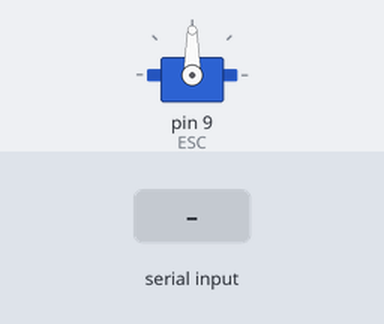
Recording of a sketch running on a simulated Arduino Uno, built with avr-gcc and run on an emulated ATmega328P. Parts: servo. Inputs (shaded band) come from the test bench. What the sketch prints to the serial monitor is not drawn.

Above: at 1.2 s.
1.3 s: "90,45\n" received over Serial
At 1.8 s:
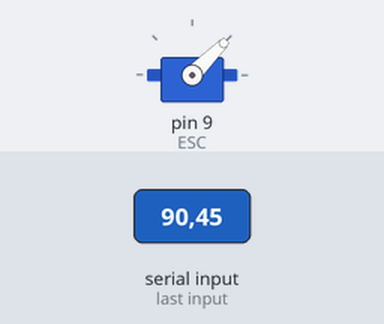
2.8 s: "30,150\n" received over Serial
At 4.0 s:
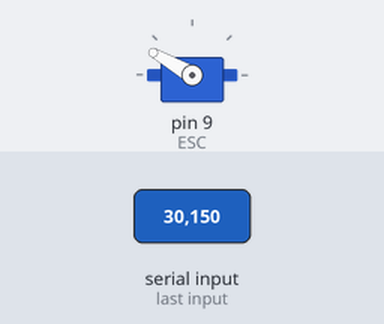
4.3 s: "5\n" received over Serial
At 5.3 s:
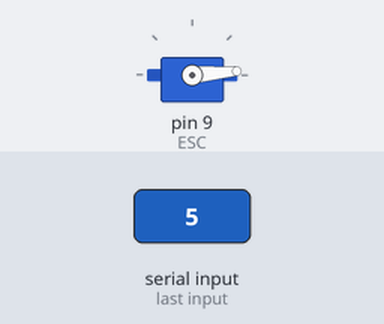
5.8 s: "200\n" received over Serial
At 6.4 s:
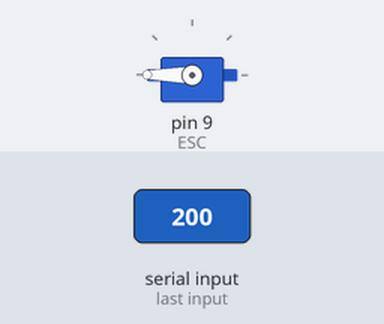
7.3 s: "90\n" received over Serial
At 8.8 s:
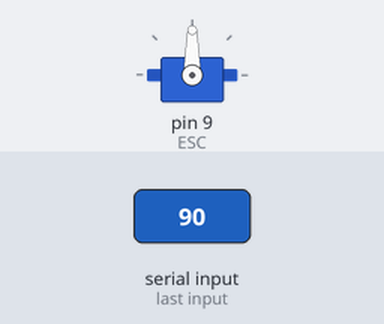
Timing chart, 0 to 9.8 s (numbered marks = the images above; inputs shaded):
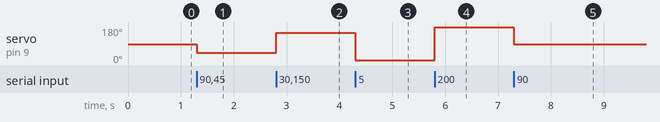

The sketch:

esc_test.ino
```cpp
#include <Servo.h>

// 90 is ESC Neautral
int Speed = 90;

int input = 0;

Servo ESC;

void setup() {
// ESC attached to pin 9
ESC.attach(9);

// start serial at 115200 baud
Serial.begin(115200);
ESC.write(Speed);

}

void loop() {


//  Serial.print("Value :");
  Serial.println(Speed);


ESC.write(Speed);

}


void serialEvent() {
  while (Serial.available()) {
        input = Serial.parseInt();

    if(Serial.read() == '\n'){

    Speed = input;

     if(Speed > 180){
      Speed = 180;
     }else if(Speed < 0){
      Speed = 0;
     }
     }

  }
}
```

Measured:
- after the input at 1.3 s, servo on pin 9 (ESC): 90° → 45° at once
- after the input at 2.8 s, servo on pin 9 (ESC): 45° → 150° at once
- after the input at 4.3 s, servo on pin 9 (ESC): 150° → 5° at once
- after the input at 5.8 s, servo on pin 9 (ESC): 5° → 180° at once
- after the input at 7.3 s, servo on pin 9 (ESC): 180° → 90° at once
